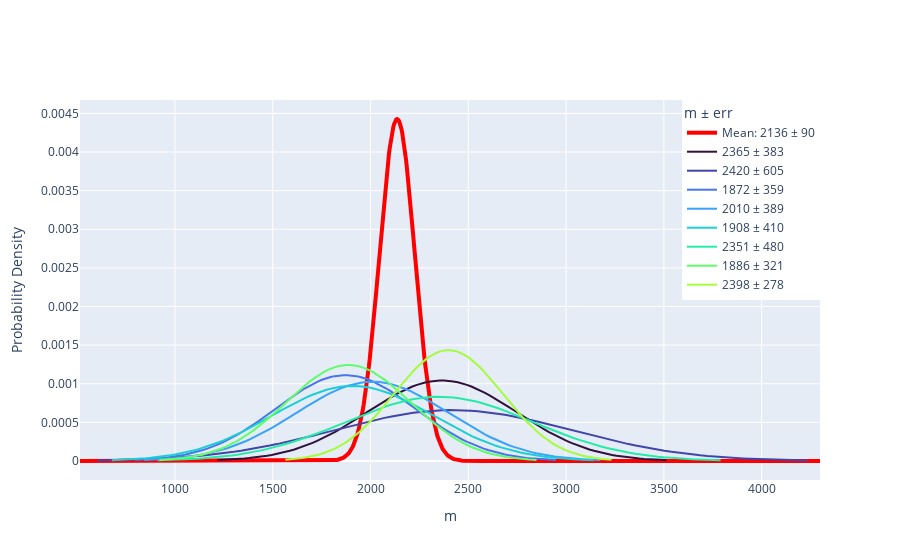

The notebook cell saved with this chart:
### Code cell
from scipy.stats import norm

colors = px.colors.sequential.Turbo

fig = go.Figure()

x = np.linspace(mean_m - 18 * mean_m_err, mean_m + 24 * mean_m_err, 1000)
y = norm.pdf(x, mean_m, mean_m_err)
fig.add_trace(go.Scatter(
    x=x,
    y=y,
    mode='lines',
    name=f'Mean: {int(np.round(mean_m))} ± {int(np.round(mean_m_err))}',
    line=dict(color='red', width=4),
    ))

for i, (m, e) in enumerate(zip(m_values, m_errors)):
    x = np.linspace(m - 3 * e, m + 3 * e, 100)
    y = norm.pdf(x, m, e)
    fig.add_trace(go.Scatter(
    x=x,
    y=y,
    mode='lines',
    name=f'{int(np.round(m))} ± {int(np.round(e))}',
    line=dict(color=colors[i % len(colors)], width=2),
    ))

fig.update_layout(
    xaxis_title='m',
    yaxis_title='Probability Density',
    legend_title='m ± err',
    legend=dict(
    x=1,
    y=1,
    xanchor='right',
    yanchor='top'
    )
)
fig.write_image('./images/gauss_m.png')
fig.write_html('./html/gauss_m.html')
fig.show()
